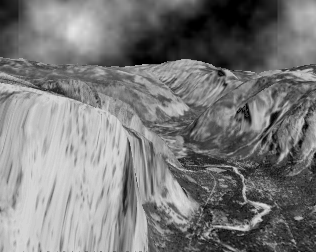
%> input picture color_movie/HS/yos10.tif, 316 x 252 px
$ octave --eval "result = find_active_contours(imread('HS/yos10.tif'));"   (GNU Octave 9; MATLAB toolbox functions it lacks are replaced by stand-ins)
%> lines starting %> are read from the running program, lines starting %| are printed output that depends on the picture
function B = find_active_contours(im1)

npixels = 100;

im1 = imresize(im1, [npixels npixels]);
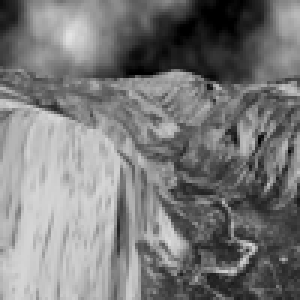
%> im1: size 100x100 uint8 (shown 3 times larger); min 0, max 227, mean 122
im1 = medfilt2(adapthisteq(im1), [3 3]);
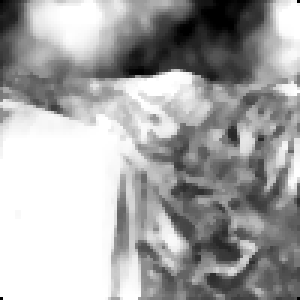
%> im1: size 100x100 uint8 (shown 3 times larger); min 0, max 255, mean 166.3

mask = false(npixels);
[X, Y] = meshgrid(1:npixels, 1:npixels);
X = X - npixels/2;
Y = Y - npixels/2;
R2 = X.^2 + Y.^2;
idx = find(R2 < (npixels/2)^2 & R2 > (0.8*npixels/2)^2);
mask(idx) = true;

% mask = imadd(mask, im2bw(medfilt2(im1, [5 5]), 0.05));
% mask = im2bw(medfilt2(im1, [5 5]), 0.05);
smoothfactor = 2;

%> (the run ends here)
